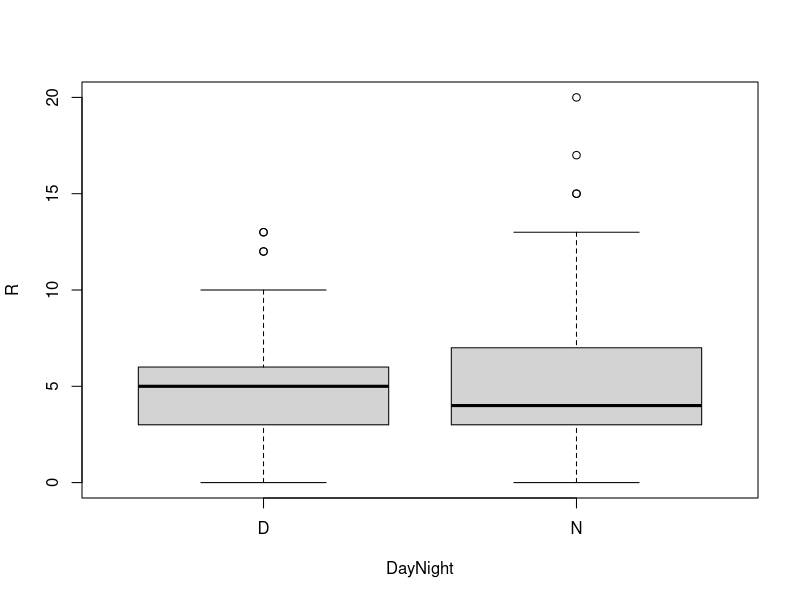

Recreate this plot in R.
# cleanup
rm(list = ls())

# A) use it to determine how many participants in the survey were female Democrats who own guns.
gsl <- read.csv("lib/GSSLogical.csv")
attach(gsl)
answerA <- length(which(!Male & !Republican & GunOwner)); answerA #37
detach(gsl)

#B) Use it to find the shortest duration for a game in which the two teams together scored 10 or more runs.
rsx <- read.csv("lib/RedSox2013.csv")
attach(rsx)
# I don't know much about baseball, so I assume the `R` column includes the runs of two teams together
answerB <- which.min(Duration[which(R >= 10)]); answerB #1
detach(rsx)

#C) display separate box plots for the number of runs scored by the Sox in day games and in night games.
boxplot(R ~ DayNight, data = rsx)

#D) Build a 2x2 contingency table for WonLost and Away
attach(rsx)
table(WonLost, Away);
# WonLost FALSE TRUE
#       L    30   40
#       W    59   49
pWonLost <- mean(WonLost == 'L') #following the first value in above table to avoid confusion (for me)
pAway <- mean(!Away) #following the first value in above table to avoid confusion (for me)
expected <- nrow(rsx) * outer(c(pWonLost, 1 - pWonLost), c(pAway, 1 - pAway)); expected
#      [,1] [,2]
# [1,]   35   35
# [2,]   54   54

# Use anysterious calculation in R, confirmed by the built-in chi-square test to assess whether or not the Red Sox
# appear to have had a advantage for day or night games in 2013.

# Test the hypothesis whether the WonLost is independent of DayNight at .05 significance level.
# reference: http://www.r-tutor.com/elementary-statistics/goodness-fit/chi-squared-test-independence

chisq.test(WonLost, DayNight, correct = FALSE)
# 	Pearson's Chi-squared test
#
# data:  WonLost and DayNight
# X-squared = 0.90639, df = 1, p-value = 0.3411
#
# Using 0.05 significance level, Since p-value = 0.3411 is greater than 0.05 significance level, we do not reject the
# null hypothesis that Red Sox has an advantage during day or night games in 2013. Seems that with this, whether Red Sox
# wins/loses, it may not have anything to do with whether it was day or night.

detach(rsx)
